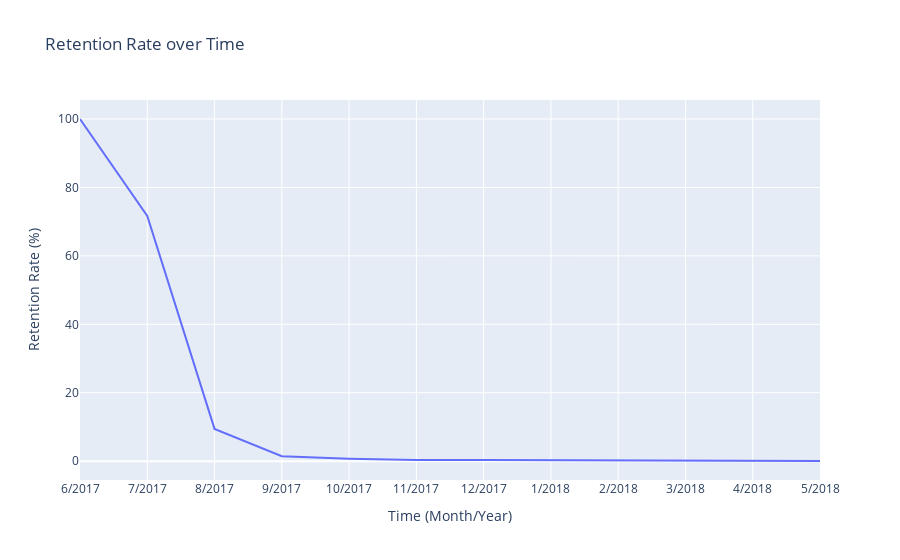

The cell this chart's notebook holds for it:
### Code cell
# 3a
clv_data_cohort_0 = clv_data[clv_data.cohort == 0]
initial_cohort_size = clv_data_cohort_0.user.nunique()
active_users_per_month = clv_data_cohort_0.groupby(
    ["time_year", "time_month"], as_index=False
)["user"].nunique()

retention_rate_time = pd.DataFrame()
retention_rate_time["time"] = (
    active_users_per_month[["time_month", "time_year"]]
    .astype(str)
    .agg("/".join, axis=1)
)
retention_rate_time["retention_rate"] = (
    active_users_per_month.user / initial_cohort_size
) * 100
print(retention_rate_time)

# 3b
fig = px.line(
    x=retention_rate_time["time"],
    y=retention_rate_time["retention_rate"],
    labels={"x": "Time (Month/Year)", "y": "Retention Rate (%)"},
    title="Retention Rate over Time",
)
fig.show()

### Figure 1 — Plotly figure (JSON) as saved in the notebook; plotly's stock layout.template omitted (floating-point values rounded to 4 significant figures)
{"data": [{"hovertemplate": "Time (Month/Year)=%{x}<br>Retention Rate (%)=%{y}<extra></extra>", "legendgroup": "", "line": {"color": "#636efa", "dash": "solid"}, "marker": {"symbol": "circle"}, "mode": "lines", "name": "", "orientation": "v", "showlegend": false, "type": "scatter", "x": ["6/2017", "7/2017", "8/2017", "9/2017", "10/2017", "11/2017", "12/2017", "1/2018", "2/2018", "3/2018", "4/2018", "5/2018"], "xaxis": "x", "y": [100, 71.65, 9.436, 1.422, 0.7112, 0.3319, 0.3319, 0.2371, 0.1897, 0.04742, 0.04742, 0.04742], "yaxis": "y"}], "layout": {"legend": {"tracegroupgap": 0}, "title": {"text": "Retention Rate over Time"}, "xaxis": {"anchor": "y", "domain": [0, 1], "title": {"text": "Time (Month/Year)"}}, "yaxis": {"anchor": "x", "domain": [0, 1], "title": {"text": "Retention Rate (%)"}}}}
